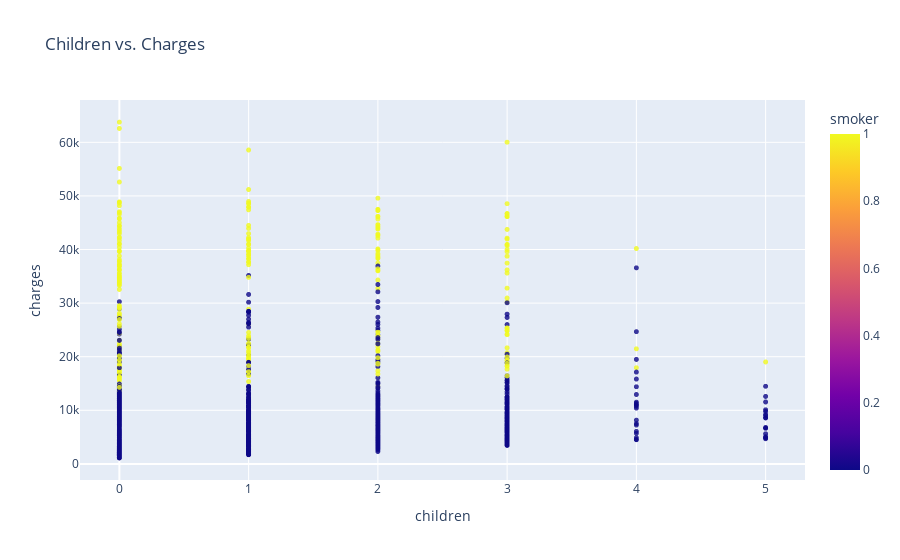

Write notebook code for a chart like this one.
### Code cell
fig = px.scatter(df, 
                 x='children', 
                 y='charges', 
                 color='smoker', 
                 opacity=0.8, 
                 hover_data=['sex'], 
                 title='Children vs. Charges')
fig.update_traces(marker_size=5)
fig.show()

### Figure 1 — Plotly figure (JSON) as saved in the notebook; plotly's stock layout.template omitted (floating-point values rounded to 4 significant figures; data arrays with more than 128 entries replaced by an {"elided": "..."} marker saying what was removed)
{"data": [{"customdata": {"elided": "1338x1 int values"}, "hovertemplate": "children=%{x}<br>charges=%{y}<br>sex=%{customdata[0]}<br>smoker=%{marker.color}<extra></extra>", "legendgroup": "", "marker": {"color": {"elided": "1338 int values"}, "coloraxis": "coloraxis", "opacity": 0.8, "size": 5, "symbol": "circle"}, "mode": "markers", "name": "", "showlegend": false, "type": "scattergl", "x": {"elided": "1338 int values"}, "xaxis": "x", "y": {"elided": "1338 float values"}, "yaxis": "y"}], "layout": {"coloraxis": {"colorbar": {"title": {"text": "smoker"}}, "colorscale": [[0, "#0d0887"], [0.1111, "#46039f"], [0.2222, "#7201a8"], [0.3333, "#9c179e"], [0.4444, "#bd3786"], [0.5556, "#d8576b"], [0.6667, "#ed7953"], [0.7778, "#fb9f3a"], [0.8889, "#fdca26"], [1, "#f0f921"]]}, "legend": {"tracegroupgap": 0}, "title": {"text": "Children vs. Charges"}, "xaxis": {"anchor": "y", "domain": [0, 1], "title": {"text": "children"}}, "yaxis": {"anchor": "x", "domain": [0, 1], "title": {"text": "charges"}}}}
